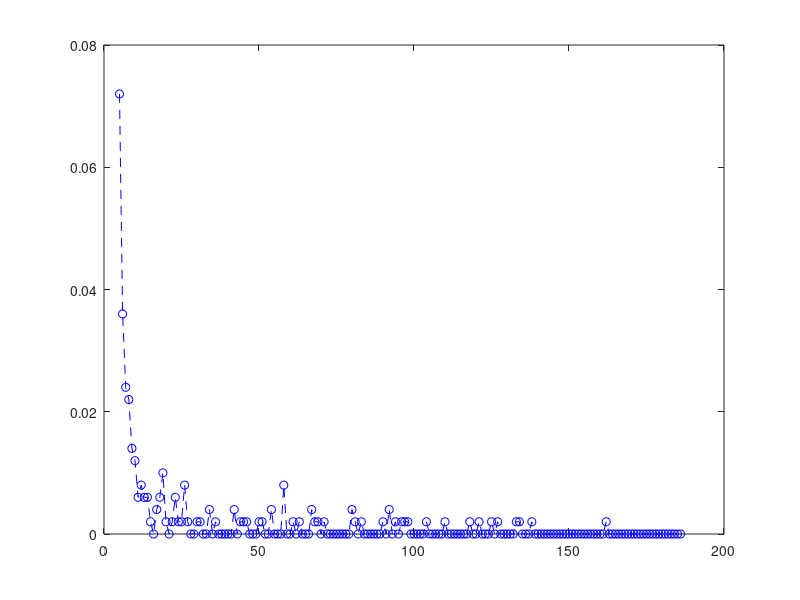

Here is the MATLAB script that generated this plot: (Note: this script raises an error after producing the figure.)
%clear all; clc; close all;
% % AnalyticVSsimNo

%%%%% may be even commenting the tail.mat would not efect the ananlysis of
%%%%% the code. Find out what it is actually doing?
load tail.mat 

% IEEE-118 bus system
NumberOfLines=186;
epsilon=0.01;
% Max number of capacities
Capa=[20 80 200 500 800];
C=length(Capa);
% Choose initial state INDEX
Fi=2; Ci=2;
% AvgF=zeros(1,length(tspan));

ii=2*C*(Fi-1)+2*Ci-1;  %% why?

% Weights
Wf=0.5; Wcmax=0.5;

deltaT=0.1; % Average time between failures, (In Mahshid paper observe (1) and (2) equations and their description)

tic

load States2012-6OPF700Alpha0.27.mat

%%% comment the below two lines of code if using the previous line data 

% load 2_8_2_2_States7.mat
% States = States1;


Blackoutsize=zeros(NumberOfLines,1);
for i=1:length(States(:,1))
    if(States(i,8)==-1)
        Blackoutsize(States(i,1))=Blackoutsize(States(i,1))+1;
    end
end
Blackoutsize=Blackoutsize/sum(Blackoutsize);
v=hist(Blackoutsize,62);
v=v/sum(v);


for k=1:186/3
    b((k-1)*3+1:k*3)=v(k);
end
b=b/3;

figure (1)
plot(5:186,Blackoutsize(5:186),'--bo')
hold on
% figure (2)
% bar(b);
% h = findobj(gca,'Type','patch');
% set(h,'FaceColor','b','EdgeColor','w','facealpha',0.5)
% hold on

DistOPF=zeros(1,NumberOfLines);
        Q=zeros(2*NumberOfLines*C,2*NumberOfLines*C); % The transition matrix
        
a1=0.4; a2=0.07; a3=0.5; a4=0.15;

        % If start from 1 failure
        for i=1:NumberOfLines-1
            % j==1 for transient, j==2 for stable states
            % find stability probability parametricly first
            % P_{stop}(F_i) % Equation 8 in Mahshid paper
            if i<=floor(a2*NumberOfLines) 
                f1=epsilon + a1*( (a2*NumberOfLines-i)/(a2*NumberOfLines) )^4;
            end
            if i>floor(a2*NumberOfLines) && i<=floor(0.3*NumberOfLines)
                f1=epsilon;
            end
            if i>floor(0.3*NumberOfLines)
                f1=min(1, (epsilon + ( (i-0.3*NumberOfLines)/...
                    (NumberOfLines-0.3*NumberOfLines) )^4) );
            end
            for j=1:2
                % For transiant states j==1
                if j==1
                    % If failure starts from smallest capacity 
                    for k=1:C
                        % P_{stop}(C^{\max}_i) % Equation 9 in Mahshid paper
                        f2=max(a4, a3*( (Capa(k)-max(Capa))/max(Capa) )^4 );
                        % Weighted average % Equation 7 in Mahsihd paper
                        pStable=Wf*f1 + Wcmax*f2;
                        if pStable>1
                            pStable=1;
                        end
%                       pStableM(i,k)=pStable;

                        % It seems like this block of code is not needed (Probably was used for the old version of the code)
                        % [lambdaS lambdaT]=findSumlambda(pStable,deltaT);
                        [lambdaS, lambdaT]=findSumlambda(pStable); 
                        
                        
                        % Continue probability % PStable is basically the P_Stop 
                        pCont=1-pStable; 
                        
                        % Rates for cascade-stop transitions  (For every transitory state there is a single assocciated absorbing 
                        % state, which we denote by S*_i (See Fig. 3, in Mahshid paper))
                        
                        Q( 2*(i-1)*C+2*(k-1)+j, 2*(i-1)*C+2*(k-1)+j+1)=pStable; % S*_i
                        
                        % Rates for cascade-continue transitions
                        % Going to same Cmax
                        
                        if k==1
                            pContSub=min(1,0.03+6e-7*(i+112)^3); % may be equation 11, and B=112, which is C_max dependent
                            Q(2*(i-1)*C+2*(k-1)+1,2*i*C+2*(k-1)+1)=...
                                pCont*(1-pContSub); % Here this pContSub is the conditional cascade-continue transition probability,P_cont(S_i,S_j)
                            % as described in (6) in Mahshid paper.
                        end
                        if k==2
                            pContSub=min(1,0.03+6e-7*(i+75)^3);
                            Q(2*(i-1)*C+2*(k-1)+1,2*i*C+2*(k-1)+1)=...
                                pCont*(1-pContSub);
                        end
                        if k==3
                            pContSub=min(1,0.03+6e-7*(i+20)^3);
                            Q(2*(i-1)*C+2*(k-1)+1,2*i*C+2*(k-1)+1)=...
                                pCont*(1-pContSub);
                        end
                        if k==4
                            pContSub=min(1,0.03+6e-7*(i-60)^3);
                            if pContSub<0.03
                                pContSub=0.03;
                            end
                            Q(2*(i-1)*C+2*(k-1)+1,2*i*C+2*(k-1)+1)=...
                                pCont*(1-pContSub);
                        end
                        if k==5
                            pContSub=0;
                            Q(2*(i-1)*C+2*(k-1)+1,2*i*C+2*(k-1)+1)=...
                                pCont*(1-pContSub);
                        end
                        
                        
                        % Going to larger Cmax % Equaion 12 and the valul
                        a=2.22;
                        b=1.52;
                        c=0.52;
                        d=0.03; % may be for 800 MW, in the paper the value 0.01 is given for 1500 MW
                        w=[a b c d];
                        if k==1 % From 20 MW we can go to 4 more possible options as given below.
                            Q(2*(i-1)*C+2*(k-1)+1,2*i*C+2*(k-1)+3)=...
                                pContSub*pCont*w(1)/(sum(w));  % Equation 12 in Mahshid paper
                            Q(2*(i-1)*C+2*(k-1)+1,2*i*C+2*(k-1)+5)=...
                                pContSub*pCont*w(2)/(sum(w));
                            Q(2*(i-1)*C+2*(k-1)+1,2*i*C+2*(k-1)+7)=...
                                pContSub*pCont*w(3)/(sum(w));
                            Q(2*(i-1)*C+2*(k-1)+1,2*i*C+2*(k-1)+9)=...
                                pContSub*pCont*w(4)/(sum(w));
                        end
                        if k==2 % From 80 MW we can go to 3 more possible options as given below.
                            Q(2*(i-1)*C+2*(k-1)+1,2*i*C+2*(k-1)+3)=...
                                pContSub*pCont*w(2)/(sum(w)-w(1));
                            Q(2*(i-1)*C+2*(k-1)+1,2*i*C+2*(k-1)+5)=...
                                pContSub*pCont*w(3)/(sum(w)-w(1));
                            Q(2*(i-1)*C+2*(k-1)+1,2*i*C+2*(k-1)+7)=...
                                pContSub*pCont*w(4)/(sum(w)-w(1));
                        end
                        if k==3 % From 200 MW we can go to 2 more possible options as given below.
                            Q(2*(i-1)*C+2*(k-1)+1,2*i*C+2*(k-1)+3)=...
                                pContSub*pCont*w(3)/(sum(w)-w(1)-w(2));
                            Q(2*(i-1)*C+2*(k-1)+1,2*i*C+2*(k-1)+5)=...
                                pContSub*pCont*w(4)/(sum(w)-w(1)-w(2));
                        end % From 500 MW we can go to 1 more possible option as given below.
                        if k==4
                            Q(2*(i-1)*C+2*(k-1)+1,2*i*C+2*(k-1)+3)=...
                                pContSub*pCont*1;
                        end
                        % Old 
%                         temp=k;
%                         Totalw=sum(w(k:C));
%                         while temp<=C
%                             Q( 2*(i-1)*C+2*(k-1)+1, 2*i*C+2*temp-1 ) = ...
%                                 lambdaT*w(temp)/Totalw;
%                             temp=temp+1;
%                         end
                    end
                end
            end
        end
        % Assign rates=0 for F_i=NumberOfLines
        Q(2*(NumberOfLines-1)*C+1:2*C*NumberOfLines,:)=0;
        for i=1:2*NumberOfLines*C
            Q(i,i)=-1*sum(Q(i,:)); % for i == j equation 1, in Mahshid paper
        end
        Q=Q/deltaT;

        [V,D] = eig(Q);
        U=diag(V);
        
        M=1;
        for j=2:2:2*NumberOfLines*C
            % Analytical
            if U(j)~=0
                temp=V(ii,j)/U(j);
                DistOPF(M)=DistOPF(M)+temp;
            end
            if mod(j,2*C)==0
                M=M+1;
            end
        end
%     end
% end
toc
figure (1)
plot(5:186,DistOPF(5:186),'r-')

xlabel('Blackout size')
ylabel('Probability ')
Legend1='Simulation result';
Legend2='Theoretical curve';
legend(Legend1,Legend2,'Location','Northeast')
legend boxoff
box off
MyFigStyle
% saveas(gcf,'SimuDistNoStress.fig')
% saveas(gcf,'SimuDistNoStress.jpg')
% print -depsc SimuDistNoStress.eps
% 

%%  Notable remarks of my own understanding of the code (make sure whether they are correct or not)

% The transition matrix Q, Every other row in that matrix is zero because
% that is the absorbing state indicating I = 1, so there is not transition.
% I = 1 and F = |186| and C =|5|